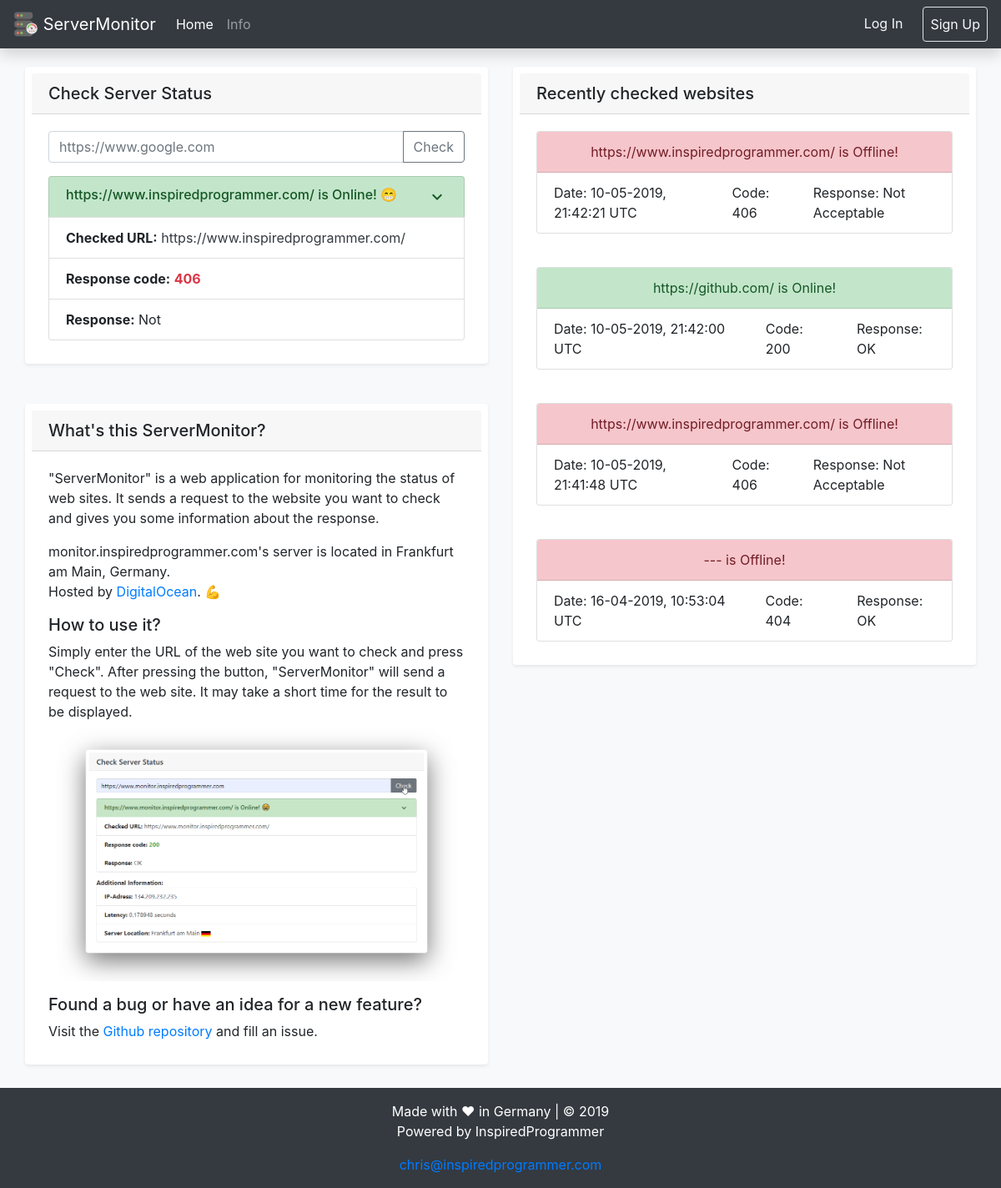
Before: / with the older database file.
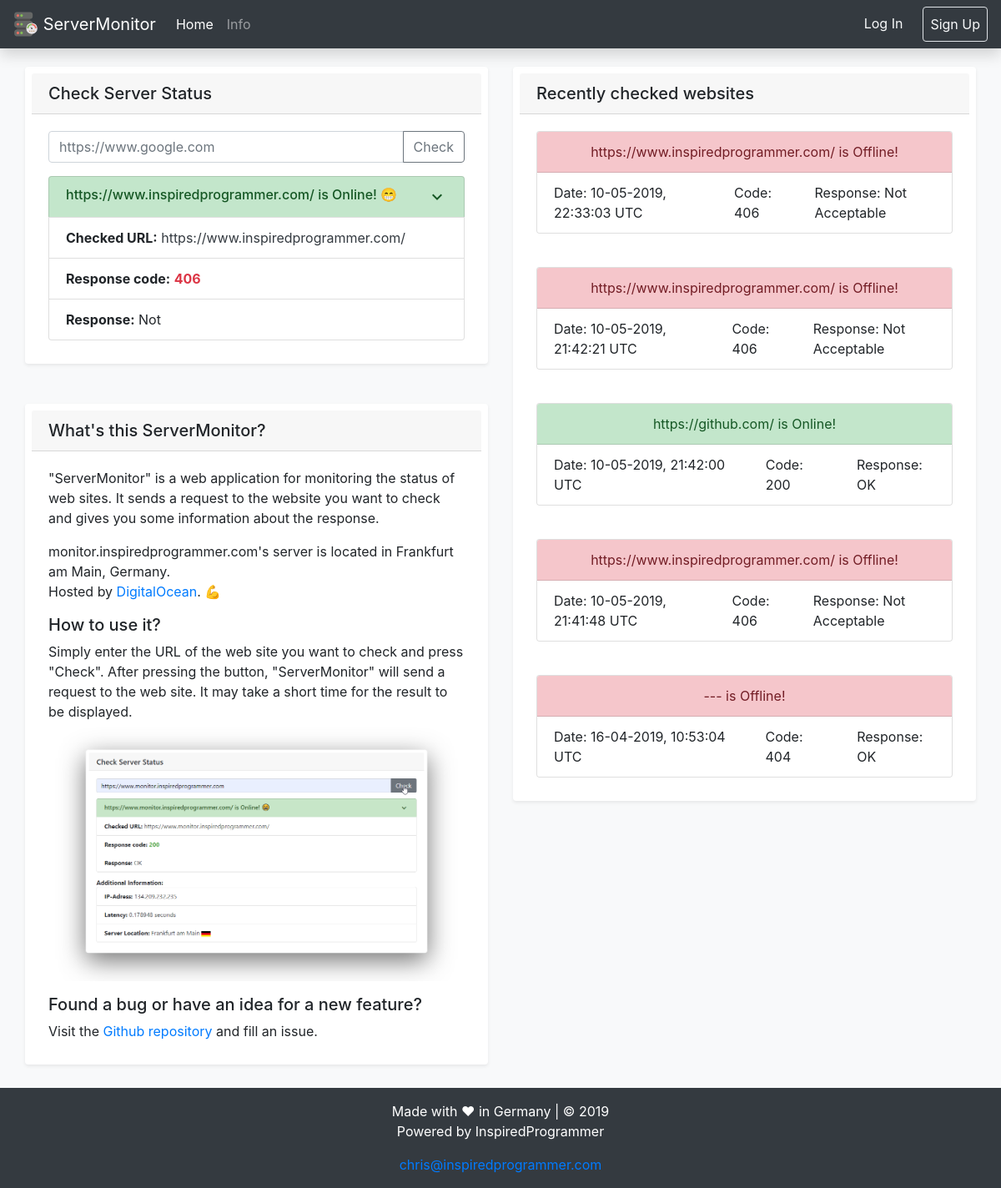
After: the same page with the newer database file.
### monitor/models.py (models this page shows)
class CheckedWebsite(db.Model):
    id = db.Column(db.Integer, primary_key=True)
    check_date = db.Column(db.DateTime, nullable=False, default=datetime.utcnow)
    website_url = db.Column(db.String(80), unique=False, nullable=True)
    response_code = db.Column(db.String(10), unique=False, nullable=True)
    response_message = db.Column(db.String(10), unique=False, nullable=True)
    isdown = db.Column(db.Boolean)
    def __repr__(self):
        return '{} {} {} {} {}'.format(self.check_date, self.website_url, self.response_code, self.response_message, self.isdown)

### monitor/main/routes.py (the view)
@main.route("/", methods=['GET', 'POST'])
def index():
    database_query = CheckedWebsite.query.order_by(desc(CheckedWebsite.check_date)).limit(10).all()
    if request.method == 'POST' and request.form['url'] != '':
        url = request.form['url']
        url, status_code, status_reason, server_ip, server_latency, server_location, isdown = monitor_website(ping(url))
        database_return = CheckedWebsite(website_url=str(url), response_code=str(status_code), response_message=str(status_reason), isdown=isdown)
        updateDatabase(database_return)
        database_query_update = CheckedWebsite.query.order_by(desc(CheckedWebsite.check_date)).limit(10).all()
        return render_template('index.html', title="Is the website down? | ServerMonitor", url=url, status_code=status_code, status_reason=status_reason, ip=server_ip, lat=server_latency, loc=server_location, isdown=isdown, database_query=database_query_update)
    else:
        database_query_last = CheckedWebsite.query.order_by(desc(CheckedWebsite.check_date)).first() #CheckedWebsite.query.order_by(desc(CheckedWebsite.check_date)).limit(1).first()
        database_query_last_str = str(database_query_last)
        database_query_last_list = database_query_last_str.split()
        check_date = str(database_query_last_list[0] + " " + database_query_last_list[1])
        url = str(database_query_last_list[2])
        status_code = database_query_last_list[3]
        if status_code != 'NONE':
            status_code = int(database_query_last_list[3])
        else:
            status_code = 'NONE'
        status_reason = str(database_query_last_list[4])
        isdown = database_query_last_list[5]
        if isdown == 'True':
            isdown = True
        else:
            isdown = False
        return render_template('index.html', title="Is the website down? | ServerMonitor", url=url, status_code=status_code, status_reason=status_reason, lat='-', loc='-', ip='-', isdown=isdown, database_query=database_query)

### monitor/templates/index.html (shortened to what this page needs)
{% extends 'base.html' %}
{% block content %}
<div class="container-fluid">
  <div class="row">
    <div class="col">
      <div class="container shadow-sm p-2 mb-5 bg-white rounded">
          <h5 class="card-header">Check Server Status</h5>
          <div class="card-body" id="loadingmask">
          <form method="POST">
            <div class="input-group mb-3">
              <input type="url" id="url" name="url" class="form-control" value="{{ host }}" placeholder="https://www.google.com" aria-describedby="button-addon2" data-toggle="tooltip" data-placement="top" title="Your URL need a prefix like 'https://' or 'http://'">
                <div class="input-group-append">
                  <button class="btn btn-outline-secondary" type="submit" id="button-addon2" onclick="checkHost()">Check</button>
                </div>
            </div>
          </form>
            <ul class="list-group" style="width:auto">
              <a class="list-group-item list-group-item-action {% if isdown == False %} list-group-item-success {% else %} list-group-item-danger {% endif %}" data-toggle="collapse" href="#additionalInformation" role="button" aria-expanded="false" aria-controls="additionalInformation">
                <div class="d-flex w-100 justify-content-between">
                  <h6 class="mb-1">{{ url }} {% if isdown == False %} is Online! 😁 {% else %} is Offline! 😧 {% endif %}</h6>
                  <div class="material-icons">expand_more</div>
                </div>
              </a>
              <li class="list-group-item"><a class="font-weight-bold">Checked URL:</a> <a class="text-dark" target="_tab" href="{{ url }}">{{ url }}</a></li>
              <li class="list-group-item"><a class="font-weight-bold">Response code:</a> {% if status_code == 200 %} <a target="_tab" href="https://developer.mozilla.org/en-US/docs/Web/HTTP/Status/{{ status_code }}" class="text-success font-weight-bold">{{ status_code }}</a> {% else %} <a target="_tab" href="https://developer.mozilla.org/en-US/docs/Web/HTTP/Status/{{ status_code }}" class="text-danger font-weight-bold">{{ status_code }}</a>{% endif %}</li>
              <li class="list-group-item"><a class="font-weight-bold">Response:</a> {{ status_reason }}</li>
            </ul>
          </div>
        </div>
      <div class="container shadow-sm p-2 mb-5 bg-white rounded">
          <h5 class="card-header">What's this ServerMonitor?</h5>
            <div class="card-body">
              <a>"ServerMonitor" is a web application for monitoring the status of web sites.</a>
              <a>It sends a request to the website you want to check and gives you some information about the response.</a>
              <a>monitor.inspiredprogrammer.com's server is located in Frankfurt am Main, Germany.</a>
              <p>Hosted by <a target="_tab" href="https://www.digitalocean.com">DigitalOcean</a>.  💪</p>
              <h5>How to use it?</h5>
              <a>Simply enter the URL of the web site you want to check and press "Check".</a>
              <a>After pressing the button, "ServerMonitor" will send a request to the web site.</a>
              <a>It may take a short time for the result to be displayed.</a>
              <img src="/static/img/explaining_servermonitor.png" class="img-fluid">
              <h5>Found a bug or have an idea for a new feature?</h5>
              <a>Visit the <a target="_tab" href="https://github.com/ChristianLutzCL/Website-Monitoring/issues">Github repository</a> and fill an issue.</a>
            </div>
        </div>
      </div>
    <div class="col">
<div class="container shadow-sm p-2 mb-5 bg-white rounded">
    <h5 class="card-header">Recently checked websites</h5>
    {% for query in database_query %}
    <div class="card-body">
        <div class="card" style="width: auto;">
            {% if query.response_code == '200' %}
            <div class="card-header list-group-item-success text-center">
            {% else %}
            <div class="card-header list-group-item-danger text-center">
            {% endif %}
              {{ query.website_url }} {% if query.response_code == '200'%} is Online! {% else %} is Offline! {% endif %}
            </div>
            <ul class="list-group list-group-horizontal-xl flex-fill mx-auto border-0">
                <li class="list-group-item border-0">Date: {{ query.check_date.strftime("%d-%m-%Y, %H:%M:%S") }} UTC</li>
                <li class="list-group-item border-0">Code: {{ query.response_code }}</li>
                <li class="list-group-item border-0">Response: {{ query.response_message }}</li>
            </ul>
        </div>
    </div>
   {% endfor %}
</div>
    </div>
  </div>
</div>
{% endblock %}

### monitor/templates/base.html (shortened to what this page needs)
<!doctype html>
<html lang="en" style="width:100%; height:100%; margin:0;">
  <head>
    <link rel="stylesheet" href="https://stackpath.bootstrapcdn.com/bootstrap/4.3.1/css/bootstrap.min.css">
  </head>
  <body class="bg-light">
    <div id="page-container" style="position: relative; min-height: 100vh;">
      <nav class="navbar fixed-top navbar-expand-lg navbar-dark bg-dark shadow">
      <a class="navbar-brand" href="{{url_for('main.index')}}">
        <img src="/static/img/icon.svg" width="30" height="30" class="d-inline-block align-top" alt="">
        ServerMonitor
      </a>
      <div class="collapse navbar-collapse" id="navbarToggle">
        <div class="navbar-nav mr-auto">
          <a class="nav-item nav-link active" href="/">Home <span class="sr-only">(current)</span></a>
          <a class="nav-item nav-link" href="/info">Info</a>
        </div>
        <div class="navbar-nav">
          {% if current_user.is_authenticated %}
            <a class="nav-item nav-link text-light" style="margin-right: 16px" href="{{ url_for('users.logout') }}">Log Out</a>
            <a class="d-inline-block align-middle" href="{{ url_for('users.account') }}">
            <img src="{{ url_for('static', filename='profile_pictures/' + current_user.image_file) }}" alt="" width="40" height="40" class="rounded-circle border border-white">
            </a>
          {% else %}
            <a class="nav-item nav-link text-light" style="margin-right: 16px" href="{{ url_for('users.login') }}">Log In</a>
            <a class="nav-item nav-link border text-light rounded" href="{{ url_for('users.signup') }}">Sign Up</a>
          {% endif %}
        </div>
      </div>
      </nav>
      <div class="container-fluid" style="padding-top: 80px; padding-bottom: 100px">
        {% block content%}{% endblock %}
      </div>
      <footer class="page-footer font-small bg-dark" style="position: absolute; bottom: 0; width: 100%; height: 120px">
        <div class="footer-copyright text-center py-3 text-white">Made with ❤ in Germany | © 2019
          <p>Powered by InspiredProgrammer</p>
          <a href="mailto:chris@inspiredprogrammer.com">chris@inspiredprogrammer.com</a>
        </div>
      </footer>
    </div>
</body>
</html>

Changed rows visible on the page:
added CheckedWebsite: website_url "https://www.inspiredprogrammer.com/", shows "is Offline!", check_date "10-05-2019, 22:33:03", response_code "406", response_message "Not Acceptable"
